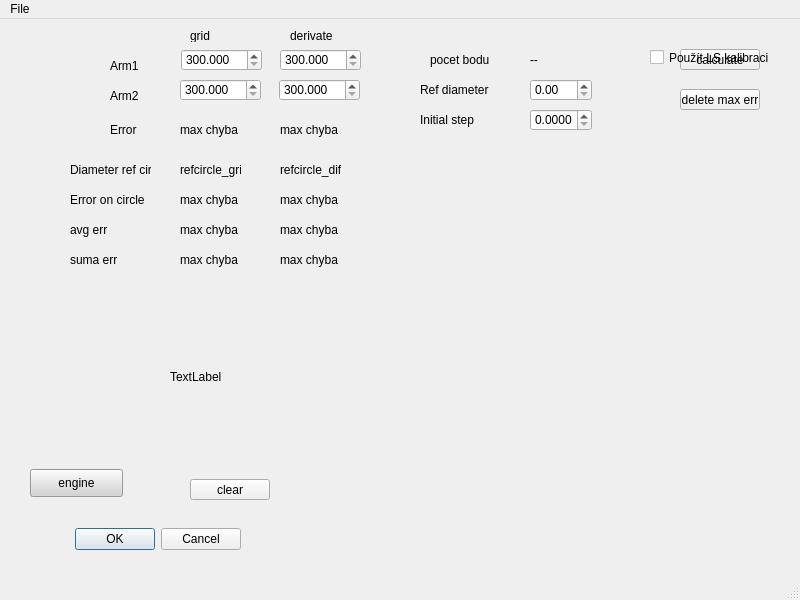
<?xml version="1.0" encoding="UTF-8"?>
<ui version="4.0">
 <class>CalibrateWindow</class>
 <widget class="QMainWindow" name="CalibrateWindow">
  <property name="geometry">
   <rect>
    <x>0</x>
    <y>0</y>
    <width>800</width>
    <height>600</height>
   </rect>
  </property>
  <property name="windowTitle">
   <string>MainWindow</string>
  </property>
  <widget class="QWidget" name="centralwidget">
   <widget class="QDoubleSpinBox" name="doubleSpinBox_arm1">
    <property name="geometry">
     <rect>
      <x>181</x>
      <y>30</y>
      <width>81</width>
      <height>22</height>
     </rect>
    </property>
    <property name="decimals">
     <number>3</number>
    </property>
    <property name="minimum">
     <double>300.000000000000000</double>
    </property>
    <property name="maximum">
     <double>999.990000000000009</double>
    </property>
   </widget>
   <widget class="QLabel" name="label_arm1">
    <property name="geometry">
     <rect>
      <x>110</x>
      <y>40</y>
      <width>47</width>
      <height>13</height>
     </rect>
    </property>
    <property name="text">
     <string>Arm1</string>
    </property>
   </widget>
   <widget class="QDoubleSpinBox" name="doubleSpinBox_krok">
    <property name="geometry">
     <rect>
      <x>530</x>
      <y>90</y>
      <width>62</width>
      <height>22</height>
     </rect>
    </property>
    <property name="decimals">
     <number>4</number>
    </property>
    <property name="maximum">
     <double>100.000000000000000</double>
    </property>
    <property name="singleStep">
     <double>0.100000000000000</double>
    </property>
   </widget>
   <widget class="QLabel" name="maxcirclerrorgrid">
    <property name="geometry">
     <rect>
      <x>180</x>
      <y>170</y>
      <width>61</width>
      <height>21</height>
     </rect>
    </property>
    <property name="text">
     <string>max chyba</string>
    </property>
   </widget>
   <widget class="QDoubleSpinBox" name="doubleSpinBox_arm2">
    <property name="geometry">
     <rect>
      <x>180</x>
      <y>60</y>
      <width>81</width>
      <height>22</height>
     </rect>
    </property>
    <property name="decimals">
     <number>3</number>
    </property>
    <property name="minimum">
     <double>300.000000000000000</double>
    </property>
    <property name="maximum">
     <double>999.990000000000009</double>
    </property>
   </widget>
   <widget class="QDoubleSpinBox" name="doubleSpinBox_prumer">
    <property name="geometry">
     <rect>
      <x>530</x>
      <y>60</y>
      <width>62</width>
      <height>22</height>
     </rect>
    </property>
    <property name="maximum">
     <double>2000.000000000000000</double>
    </property>
   </widget>
   <widget class="QLabel" name="label_max_chyba">
    <property name="geometry">
     <rect>
      <x>180</x>
      <y>100</y>
      <width>61</width>
      <height>21</height>
     </rect>
    </property>
    <property name="text">
     <string>max chyba</string>
    </property>
   </widget>
   <widget class="QLabel" name="label_points">
    <property name="geometry">
     <rect>
      <x>530</x>
      <y>30</y>
      <width>81</width>
      <height>21</height>
     </rect>
    </property>
    <property name="text">
     <string>--</string>
    </property>
   </widget>
   <widget class="QPushButton" name="clear">
    <property name="geometry">
     <rect>
      <x>190</x>
      <y>460</y>
      <width>80</width>
      <height>21</height>
     </rect>
    </property>
    <property name="text">
     <string>clear</string>
    </property>
   </widget>
   <widget class="QLabel" name="label_arm2">
    <property name="geometry">
     <rect>
      <x>110</x>
      <y>70</y>
      <width>47</width>
      <height>13</height>
     </rect>
    </property>
    <property name="text">
     <string>Arm2</string>
    </property>
   </widget>
   <widget class="QLabel" name="label_procento_3">
    <property name="geometry">
     <rect>
      <x>420</x>
      <y>90</y>
      <width>81</width>
      <height>21</height>
     </rect>
    </property>
    <property name="text">
     <string>Initial step</string>
    </property>
   </widget>
   <widget class="QLabel" name="label_procento_2">
    <property name="geometry">
     <rect>
      <x>420</x>
      <y>60</y>
      <width>81</width>
      <height>21</height>
     </rect>
    </property>
    <property name="text">
     <string>Ref diameter</string>
    </property>
   </widget>
   <widget class="QPushButton" name="calculate">
    <property name="geometry">
     <rect>
      <x>680</x>
      <y>30</y>
      <width>80</width>
      <height>21</height>
     </rect>
    </property>
    <property name="text">
     <string>calculate</string>
    </property>
   </widget>
   <widget class="QDialogButtonBox" name="buttonBox">
    <property name="geometry">
     <rect>
      <x>20</x>
      <y>500</y>
      <width>221</width>
      <height>41</height>
     </rect>
    </property>
    <property name="orientation">
     <enum>Qt::Horizontal</enum>
    </property>
    <property name="standardButtons">
     <set>QDialogButtonBox::Cancel|QDialogButtonBox::Ok</set>
    </property>
   </widget>
   <widget class="QLabel" name="label_points_2">
    <property name="geometry">
     <rect>
      <x>430</x>
      <y>30</y>
      <width>71</width>
      <height>21</height>
     </rect>
    </property>
    <property name="text">
     <string>pocet bodu</string>
    </property>
   </widget>
   <widget class="QLabel" name="label_max_chyba_3">
    <property name="geometry">
     <rect>
      <x>110</x>
      <y>100</y>
      <width>61</width>
      <height>21</height>
     </rect>
    </property>
    <property name="text">
     <string>Error</string>
    </property>
   </widget>
   <widget class="QLabel" name="label_max_chyba_4">
    <property name="geometry">
     <rect>
      <x>70</x>
      <y>170</y>
      <width>81</width>
      <height>21</height>
     </rect>
    </property>
    <property name="text">
     <string>Error on circle</string>
    </property>
   </widget>
   <widget class="QPushButton" name="delete_max_error_point">
    <property name="geometry">
     <rect>
      <x>680</x>
      <y>70</y>
      <width>80</width>
      <height>21</height>
     </rect>
    </property>
    <property name="text">
     <string>delete max err</string>
    </property>
   </widget>
   <widget class="QLabel" name="max_err_index">
    <property name="geometry">
     <rect>
      <x>170</x>
      <y>350</y>
      <width>55</width>
      <height>16</height>
     </rect>
    </property>
    <property name="text">
     <string>TextLabel</string>
    </property>
   </widget>
   <widget class="QPushButton" name="pushButton">
    <property name="geometry">
     <rect>
      <x>30</x>
      <y>450</y>
      <width>93</width>
      <height>28</height>
     </rect>
    </property>
    <property name="styleSheet">
     <string notr="true">QPushButton { background-color: lightgray; }
QPushButton:checked { background-color: red; color: white; }</string>
    </property>
    <property name="text">
     <string>engine</string>
    </property>
    <property name="checkable">
     <bool>true</bool>
    </property>
   </widget>
   <widget class="QDoubleSpinBox" name="doubleSpinBox_arm2_2">
    <property name="geometry">
     <rect>
      <x>279</x>
      <y>60</y>
      <width>81</width>
      <height>22</height>
     </rect>
    </property>
    <property name="decimals">
     <number>3</number>
    </property>
    <property name="minimum">
     <double>300.000000000000000</double>
    </property>
    <property name="maximum">
     <double>999.990000000000009</double>
    </property>
   </widget>
   <widget class="QDoubleSpinBox" name="doubleSpinBox_arm1_2">
    <property name="geometry">
     <rect>
      <x>280</x>
      <y>30</y>
      <width>81</width>
      <height>22</height>
     </rect>
    </property>
    <property name="decimals">
     <number>3</number>
    </property>
    <property name="minimum">
     <double>300.000000000000000</double>
    </property>
    <property name="maximum">
     <double>999.990000000000009</double>
    </property>
   </widget>
   <widget class="QLabel" name="label_arm1_2">
    <property name="geometry">
     <rect>
      <x>190</x>
      <y>10</y>
      <width>47</width>
      <height>13</height>
     </rect>
    </property>
    <property name="text">
     <string>grid</string>
    </property>
   </widget>
   <widget class="QLabel" name="label_arm1_3">
    <property name="geometry">
     <rect>
      <x>290</x>
      <y>10</y>
      <width>47</width>
      <height>13</height>
     </rect>
    </property>
    <property name="text">
     <string>derivate</string>
    </property>
   </widget>
   <widget class="QLabel" name="label_max_chyba_5">
    <property name="geometry">
     <rect>
      <x>280</x>
      <y>100</y>
      <width>61</width>
      <height>21</height>
     </rect>
    </property>
    <property name="text">
     <string>max chyba</string>
    </property>
   </widget>
   <widget class="QLabel" name="maxcirclerrorderiv">
    <property name="geometry">
     <rect>
      <x>280</x>
      <y>170</y>
      <width>61</width>
      <height>21</height>
     </rect>
    </property>
    <property name="text">
     <string>max chyba</string>
    </property>
   </widget>
   <widget class="QLabel" name="label_max_chyba_7">
    <property name="geometry">
     <rect>
      <x>70</x>
      <y>140</y>
      <width>81</width>
      <height>21</height>
     </rect>
    </property>
    <property name="text">
     <string>Diameter ref circle</string>
    </property>
   </widget>
   <widget class="QLabel" name="refcircle_grid">
    <property name="geometry">
     <rect>
      <x>180</x>
      <y>140</y>
      <width>61</width>
      <height>21</height>
     </rect>
    </property>
    <property name="text">
     <string>refcircle_grid</string>
    </property>
   </widget>
   <widget class="QLabel" name="refcircle_deriv">
    <property name="geometry">
     <rect>
      <x>280</x>
      <y>140</y>
      <width>61</width>
      <height>21</height>
     </rect>
    </property>
    <property name="text">
     <string>refcircle_diff</string>
    </property>
   </widget>
   <widget class="QLabel" name="label_max_chyba_6">
    <property name="geometry">
     <rect>
      <x>70</x>
      <y>200</y>
      <width>81</width>
      <height>21</height>
     </rect>
    </property>
    <property name="text">
     <string>avg err </string>
    </property>
   </widget>
   <widget class="QLabel" name="avgaerrgrid">
    <property name="geometry">
     <rect>
      <x>180</x>
      <y>200</y>
      <width>61</width>
      <height>21</height>
     </rect>
    </property>
    <property name="text">
     <string>max chyba</string>
    </property>
   </widget>
   <widget class="QLabel" name="avgaerrderiv">
    <property name="geometry">
     <rect>
      <x>280</x>
      <y>200</y>
      <width>61</width>
      <height>21</height>
     </rect>
    </property>
    <property name="text">
     <string>max chyba</string>
    </property>
   </widget>
   <widget class="QLabel" name="sumaerrgrid">
    <property name="geometry">
     <rect>
      <x>180</x>
      <y>230</y>
      <width>61</width>
      <height>21</height>
     </rect>
    </property>
    <property name="text">
     <string>max chyba</string>
    </property>
   </widget>
   <widget class="QLabel" name="label_max_chyba_8">
    <property name="geometry">
     <rect>
      <x>70</x>
      <y>230</y>
      <width>81</width>
      <height>21</height>
     </rect>
    </property>
    <property name="text">
     <string>suma err </string>
    </property>
   </widget>
   <widget class="QLabel" name="sumaerrderiv">
    <property name="geometry">
     <rect>
      <x>280</x>
      <y>230</y>
      <width>61</width>
      <height>21</height>
     </rect>
    </property>
    <property name="text">
     <string>max chyba</string>
    </property>
   </widget>
   <widget class="QCheckBox" name="checkBox_leastSquares">
    <property name="geometry">
     <rect>
      <x>650</x>
      <y>30</y>
      <width>131</width>
      <height>17</height>
     </rect>
    </property>
    <property name="text">
     <string>Použít LS kalibraci</string>
    </property>
   </widget>
  </widget>
  <widget class="QMenuBar" name="menubar">
   <property name="geometry">
    <rect>
     <x>0</x>
     <y>0</y>
     <width>800</width>
     <height>26</height>
    </rect>
   </property>
   <widget class="QMenu" name="menuFile">
    <property name="title">
     <string>File</string>
    </property>
    <addaction name="actionLoad_calibration_data"/>
    <addaction name="actionSave_calibration_data"/>
   </widget>
   <addaction name="menuFile"/>
  </widget>
  <widget class="QStatusBar" name="statusbar"/>
  <action name="actionLoad_calibration_data">
   <property name="text">
    <string>Load calibration data</string>
   </property>
  </action>
  <action name="actionSave_calibration_data">
   <property name="text">
    <string>Save calibration data</string>
   </property>
  </action>
 </widget>
 <tabstops>
  <tabstop>doubleSpinBox_arm1</tabstop>
  <tabstop>doubleSpinBox_arm2</tabstop>
 <tabstop>doubleSpinBox_prumer</tabstop>
 <tabstop>doubleSpinBox_krok</tabstop>
 <tabstop>checkBox_leastSquares</tabstop>
 <tabstop>calculate</tabstop>
  <tabstop>clear</tabstop>
 </tabstops>
 <resources/>
 <connections/>
</ui>
